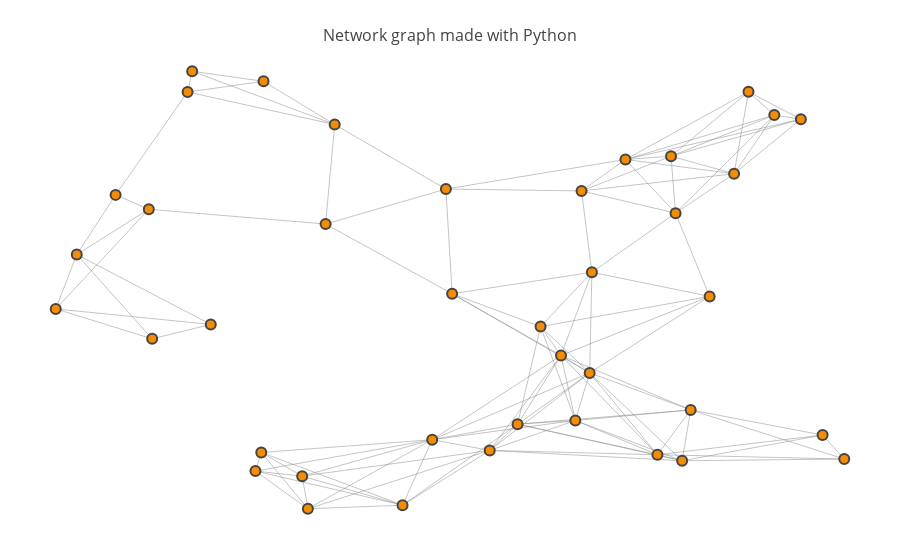

This figure's notebook cell:
### Code cell
# map_40 is a bigger map than map_10
map_40 = load_map_40()
show_map(map_40)

### Figure 1 — Plotly figure (JSON) as saved in the notebook; plotly's stock layout.template omitted (floating-point values rounded to 4 significant figures; data arrays with more than 128 entries replaced by an {"elided": "..."} marker saying what was removed)
{"data": [{"hoverinfo": "none", "line": {"color": "#888", "width": 0.5}, "mode": "lines", "type": "scatter", "x": {"elided": "369 float values"}, "y": {"elided": "369 float values"}}, {"hoverinfo": "text", "marker": {"color": [0, 0, 0, 0, 0, 0, 0, 0, 0, 0, 0, 0, 0, 0, 0, 0, 0, 0, 0, 0, 0, 0, 0, 0, 0, 0, 0, 0, 0, 0, 0, 0, 0, 0, 0, 0, 0, 0, 0, 0], "colorbar": {"thickness": 15, "title": "Node Connections", "titleside": "right", "xanchor": "left"}, "colorscale": "Hot", "line": {"width": 2}, "reversescale": true, "showscale": false, "size": 10}, "mode": "markers", "text": ["Intersection 0", "Intersection 1", "Intersection 2", "Intersection 3", "Intersection 4", "Intersection 5", "Intersection 6", "Intersection 7", "Intersection 8", "Intersection 9", "Intersection 10", "Intersection 11", "Intersection 12", "Intersection 13", "Intersection 14", "Intersection 15", "Intersection 16", "Intersection 17", "Intersection 18", "Intersection 19", "Intersection 20", "Intersection 21", "Intersection 22", "Intersection 23", "Intersection 24", "Intersection 25", "Intersection 26", "Intersection 27", "Intersection 28", "Intersection 29", "Intersection 30", "Intersection 31", "Intersection 32", "Intersection 33", "Intersection 34", "Intersection 35", "Intersection 36", "Intersection 37", "Intersection 38", "Intersection 39"], "type": "scatter", "x": [0.7802, 0.525, 0.8085, 0.2599, 0.7354, 0.09089, 0.314, 0.6825, 0.2013, 0.8552, 0.7582, 0.2531, 0.4814, 0.9112, 0.04581, 0.4583, 0.1294, 0.6077, 0.7196, 0.886, 0.4238, 0.8252, 0.4742, 0.2625, 0.9364, 0.6243, 0.5573, 0.7483, 0.6436, 0.3451, 0.02142, 0.641, 0.1744, 0.1333, 0.584, 0.3074, 0.7406, 0.3345, 0.1797, 0.6315], "y": [0.4947, 0.1495, 0.7696, 0.1449, 0.809, 0.7223, 0.01876, 0.8016, 0.432, 0.9011, 0.2403, 0.1032, 0.5006, 0.1839, 0.5887, 0.1736, 0.69, 0.3623, 0.1399, 0.8919, 0.02677, 0.9533, 0.7353, 0.9768, 0.1302, 0.2167, 0.2084, 0.1263, 0.5489, 0.88, 0.4666, 0.3233, 0.9529, 0.3997, 0.427, 0.09187, 0.6813, 0.6569, 0.9994, 0.7312]}], "layout": {"hovermode": "closest", "margin": {"b": 20, "l": 5, "r": 5, "t": 40}, "showlegend": false, "title": "<br>Network graph made with Python", "titlefont": {"size": 16}, "xaxis": {"showgrid": false, "showticklabels": false, "zeroline": false}, "yaxis": {"showgrid": false, "showticklabels": false, "zeroline": false}}}
